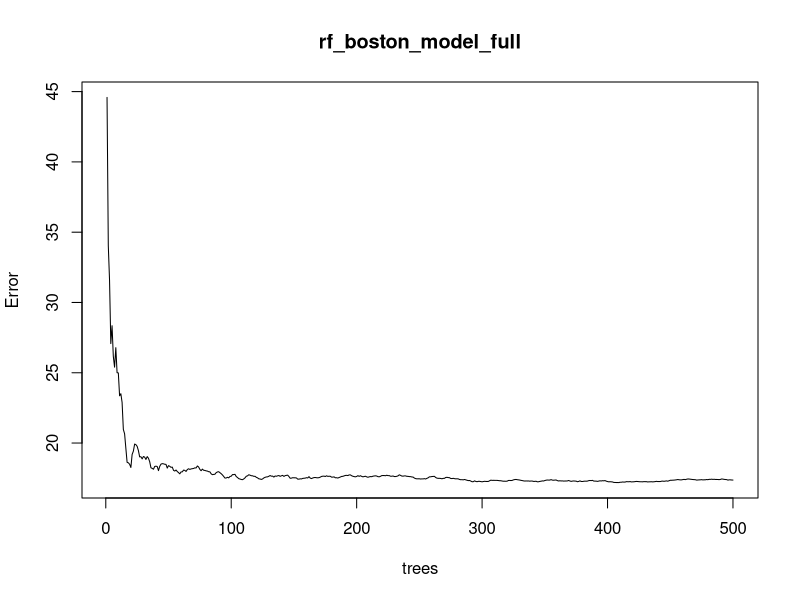
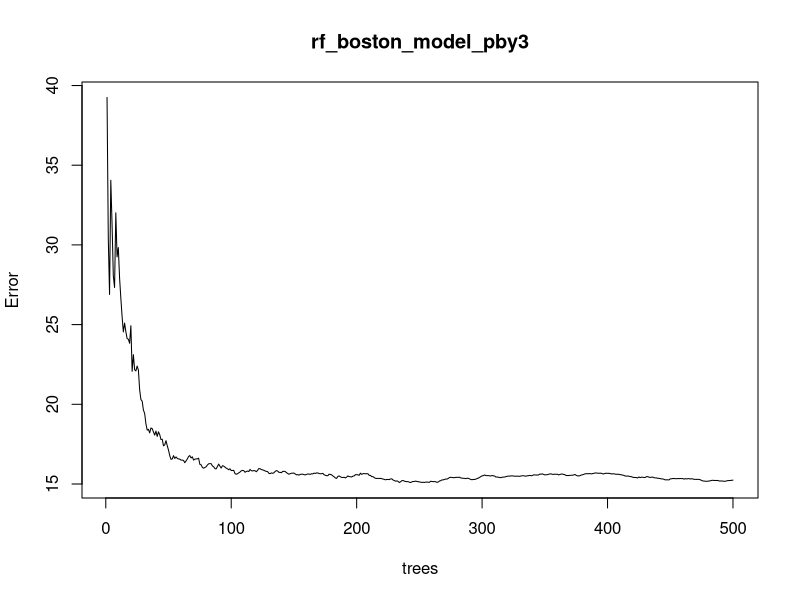
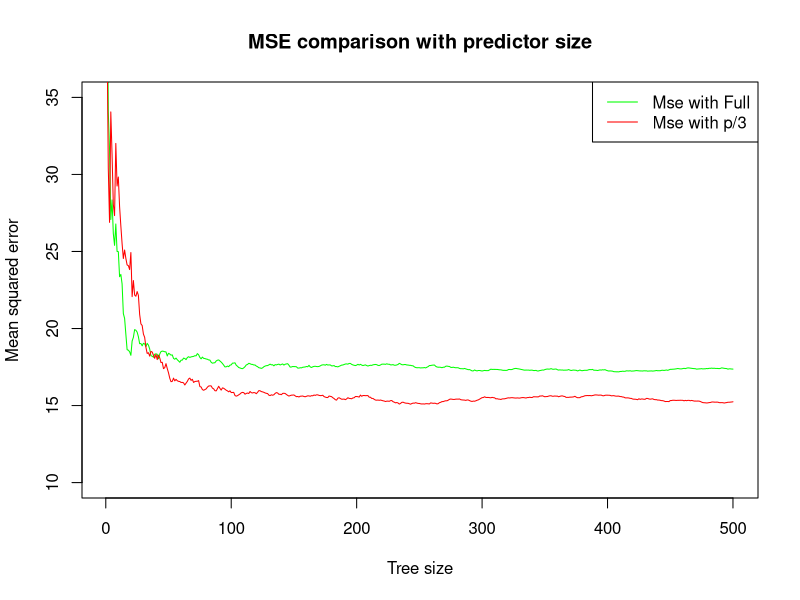

Source code (R) for these figures, in order:
# In the lab we applied random forests to the Boston data usign mtry=6, using ntree=25
#   and ntree=500,
# Create a plot displaying the test error resulting from random forests on this dataset
#   for a more comprehensive range of values for mtry and ntree
#
# Model your plot after figure 8.10. And then describe results


# mtry indicates the number of predictors that we have to chose for random forest classification
#   Choosign all the predictors in mtry makes is equal to the bagging model.
# Also we can vary the tree size

# Loading the bostondata which is part of mass library
library(MASS)
bostondata = Boston

# loading the random forest libraryj
library(randomForest)

set.seed(42)

train = sample(1:nrow(bostondata),nrow(bostondata)/2)


# Number of predictors that we are using from all the columns ,here , The max size is
predictors = ncol(bostondata)-1


# Since we have been asked to report the TEST ERROR , we can use the inbuilt test
#   argument inside the randomForest function to give xtest and ytest as arguments
# If we give xtest and ytest the mse is calculated on that
#
# Also we have to give the xtest and ytest  with only test indices,
# And also the xtest should not contain the response variable in it, ytest should be of
#   same dataframe format as x and it should only have response
# Since our medv is 14th predictor
#   We can say xtest = bostondata[-train,-14] which indicates that take all observations
#     except it has train index in it and all predictors except it is 14th predcitor
#   Similarily our ytest becomes the last column and all indices except the train indices
#     So it can be denoted as bostondata[-train,14]
rf_boston_model_full = randomForest(medv~. ,
                               data = bostondata[train,],
                               xtest = bostondata[-train,-14],
                               ytest = bostondata[-train,14],
                               mtry = predictors,
                               importance = TRUE
                               )
rf_boston_model_full


# Now what we want is to create a graph of test classification error and how it varies with
#   number of trees in the random forest. And also a seperate graph for each of these
#   different number of predictors chosen.

# All the mse for each size of tree is calculated and stored in mse
rf_boston_model_full$mse

# In same way as mean squared error we also have rsquared which is calculated for
#   the number of trees , like it takes 1 tree in first and increaset them later?
rf_boston_model_full$rsq

# To plot the error vs number of trees just call the plot function and it will do it
#   from 1 tree size to 500 or max tree size that we have given
plot(rf_boston_model_full)



# For a random forest in regression which is what we are doing here, optimal thumb rule
#   for predictor size is p/3

# optimal size is 13/3 rounded which is 4
round(predictors/3)

rf_boston_model_pby3 = randomForest(medv~.,
                                    data = bostondata[train,],
                                    mtry = round(predictors/3),
                                    xtest = bostondata[-train,-14],
                                    ytest = bostondata[-train,14],
                                    importance = TRUE
                                    )

plot(rf_boston_model_pby3)


# Using the number of predictors as sqrt(p)
round(sqrt(predictors))

# p/3 and sqrt(p) gave us same number of  predictor sizes
# So lets just plot the actual model with all predictors and with 4 predictors in a plot

?plot

# Since the mse for each number of trees is contained in the rfmodel$mse ,we are just plotting
#   that information
plot(rf_boston_model_full$mse, type = 'l',
     xlab = "Tree size", ylab = "Mean squared error",
     col = "green",
     ylim = c(10,35),
     main = "MSE comparison with predictor size")

lines(1:500 , rf_boston_model_pby3$mse, col = "red")

# plotting the legend
?legend

# Have to lty or else we wont see the lines with color in the legend box
legend("topright",legend = c("Mse with Full","Mse with p/3"),
       col = c("green","red"), lty =1)


# Keeping lesser predictors is better than including all because it will give a chance for
#   such a tree to be developed by an inferior predictor in the first split that might give
#   more reduction in rss , since we follow greedy split at each split.So the dominating
#   predictor will not be chosen in some trees and this will help while averaging the trees
